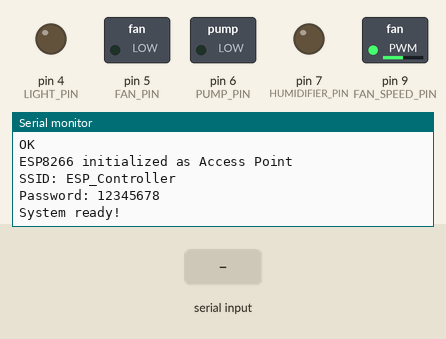
Simulated run of this sketch. Board: Arduino Uno, built with avr-gcc and run on an emulated ATmega328P. Parts: switched loads named in the sketch (green lamp = pin HIGH), output pins drawn as LEDs (lit = HIGH), the last lines printed to the serial monitor. The inputs (shaded band) are chosen by the test bench. The modem accepts every AT command (registered, SIM ready, sends succeed) and sends nothing else.

Above: at 9.3 s.
9.4 s: "GET /send?c=" received over the second serial link
At 12.3 s:
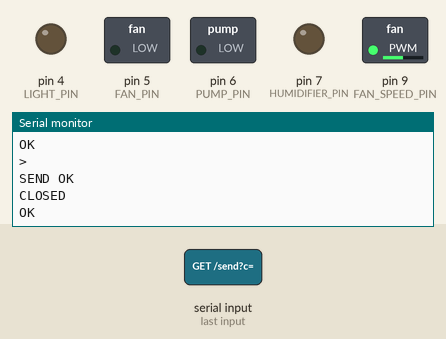
12.4 s: "c=" received over the second serial link
At 14.3 s:
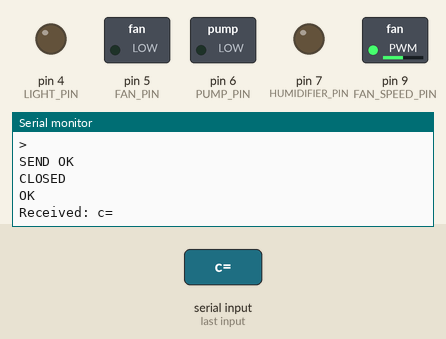
14.9 s: " " received over the second serial link
At 16.3 s:
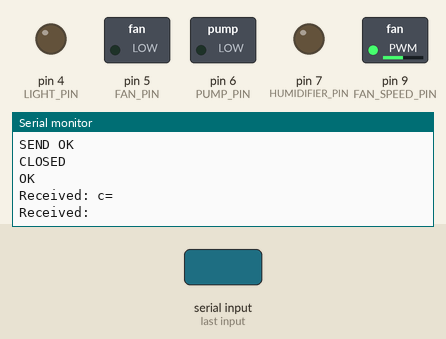

Measured:
- after the input at 9.4 s, the serial monitor: prints a new line after 1.1 s (image 1)
- after the input at 12.4 s, the serial monitor: prints a new line after 1.1 s (image 2)
- after the input at 14.9 s, the serial monitor: prints a new line after 1.1 s (image 3)

The sketch:

ESP_Server_Code.ino
```cpp
/*
 * Arduino Uno + ESP8266 WiFi Module Web Server for Home Automation Controller
 * Handles endpoints for Flutter app synchronization
 * Hardware: Arduino Uno + ESP8266 (AT Commands)
 * Author: Your Name
 * Date: July 17, 2025
 */

#include <SoftwareSerial.h>  // For ESP8266 communication
#include <String.h>
#include <Arduino.h>         // Arduino core library

// ESP8266 WiFi module communication
SoftwareSerial esp8266(2, 3);  // RX=D2, TX=D3 for ESP8266

// WiFi credentials for Access Point mode
const String ssid = "ESP_Controller";     // WiFi network name
const String password = "12345678";       // WiFi password (min 8 characters)

// Device state variables
bool lightAuto = false;      // Light AUTO mode state
bool fanAuto = false;        // Fan AUTO mode state
bool pumpAuto = false;       // Pump AUTO mode state
bool humidifierAuto = false; // Humidifier AUTO mode state
int fanSpeed = 50;           // Fan speed value (0-100)

// Device ON/OFF states
bool lightOn = false;        // Light ON/OFF state
bool fanOn = false;          // Fan ON/OFF state
bool pumpOn = false;         // Pump ON/OFF state
bool humidifierOn = false;   // Humidifier ON/OFF state

// Device control pins (Arduino Uno digital pins)
#define LIGHT_PIN 4          // Digital pin for light control
#define FAN_PIN 5            // Digital pin for fan control
#define PUMP_PIN 6           // Digital pin for pump control
#define HUMIDIFIER_PIN 7     // Digital pin for humidifier control
#define FAN_SPEED_PIN 9      // PWM pin for fan speed control (Pin 9 has PWM)

void setup() {
  Serial.begin(9600);        // Serial monitor communication
  esp8266.begin(9600);       // ESP8266 communication
  Serial.println("Starting Arduino + ESP8266 Controller...");

  // Initialize GPIO pins
  pinMode(LIGHT_PIN, OUTPUT);
  pinMode(FAN_PIN, OUTPUT);
  pinMode(PUMP_PIN, OUTPUT);
  pinMode(HUMIDIFIER_PIN, OUTPUT);
  pinMode(FAN_SPEED_PIN, OUTPUT);

  // Set initial states
  digitalWrite(LIGHT_PIN, LOW);
  digitalWrite(FAN_PIN, LOW);
  digitalWrite(PUMP_PIN, LOW);
  digitalWrite(HUMIDIFIER_PIN, LOW);
  analogWrite(FAN_SPEED_PIN, map(fanSpeed, 0, 100, 0, 255));

  // Initialize ESP8266
  initializeESP8266();

  Serial.println("System ready!");
}

void loop() {
  // Check for incoming ESP8266 data
  if (esp8266.available()) {
    String request = esp8266.readString();
    Serial.println("Received: " + request);

    // Process HTTP request
    String response = processHTTPRequest(request);

    // Send response back through ESP8266
    if (response != "") {
      sendHTTPResponse(response);
    }
  }

  // Handle automatic modes (call every few seconds)
  static unsigned long lastAutoCheck = 0;
  if (millis() - lastAutoCheck > 5000) {  // Check every 5 seconds
    handleAutoModes();
    lastAutoCheck = millis();
  }

  delay(100);              // Small delay for stability
}

// Function to initialize ESP8266 WiFi module
void initializeESP8266() {
  Serial.println("Initializing ESP8266...");

  // Reset ESP8266
  sendATCommand("AT+RST", 2000);

  // Set WiFi mode to Access Point
  sendATCommand("AT+CWMODE=2", 1000);

  // Configure Access Point
  String apConfig = "AT+CWSAP=\"" + ssid + "\",\"" + password + "\",5,3";
  sendATCommand(apConfig, 3000);

  // Enable multiple connections
  sendATCommand("AT+CIPMUX=1", 1000);

  // Start server on port 80
  sendATCommand("AT+CIPSERVER=1,80", 1000);

  Serial.println("ESP8266 initialized as Access Point");
  Serial.println("SSID: " + ssid);
  Serial.println("Password: " + password);
}

// Function to send AT commands to ESP8266
void sendATCommand(String command, int timeout) {
  esp8266.println(command);
  Serial.println("Sent: " + command);

  long int time = millis();
  while ((time + timeout) > millis()) {
    while (esp8266.available()) {
      String response = esp8266.readString();
      Serial.print("ESP8266: " + response);
    }
  }
}

// Function to process HTTP requests
String processHTTPRequest(String request) {
  String response = "";

  // Parse GET request
  if (request.indexOf("GET /send?c=") >= 0) {
    int cmdStart = request.indexOf("c=") + 2;
    int cmdEnd = request.indexOf(" ", cmdStart);
    if (cmdEnd == -1) cmdEnd = request.indexOf("&", cmdStart);
    if (cmdEnd == -1) cmdEnd = request.length();

    String command = request.substring(cmdStart, cmdEnd);
    response = handleDeviceCommand(command);
  }
  else if (request.indexOf("GET /status") >= 0) {
    response = getSystemStatus();
  }
  else if (request.indexOf("GET /fanspeed") >= 0) {
    response = String(fanSpeed);
  }
  else if (request.indexOf("GET /lightstate") >= 0) {
    response = digitalRead(LIGHT_PIN) ? "1" : "0";
  }
  else if (request.indexOf("GET /fanstate") >= 0) {
    response = digitalRead(FAN_PIN) ? "1" : "0";
  }
  else if (request.indexOf("GET /pumpstate") >= 0) {
    response = digitalRead(PUMP_PIN) ? "1" : "0";
  }
  else if (request.indexOf("GET /humidifierstate") >= 0) {
    response = digitalRead(HUMIDIFIER_PIN) ? "1" : "0";
  }
  else if (request.indexOf("GET /lightauto") >= 0) {
    response = lightAuto ? "1" : "0";
  }
  else if (request.indexOf("GET /fanauto") >= 0) {
    response = fanAuto ? "1" : "0";
  }
  else if (request.indexOf("GET /pumpauto") >= 0) {
    response = pumpAuto ? "1" : "0";
  }
  else if (request.indexOf("GET /humidifierauto") >= 0) {
    response = humidifierAuto ? "1" : "0";
  }
  else if (request.indexOf("GET /setlightauto?value=") >= 0) {
    String value = extractParameter(request, "value=");
    lightAuto = (value == "1");
    response = "Light AUTO: " + String(lightAuto ? "ON" : "OFF");
  }
  else if (request.indexOf("GET /setfanauto?value=") >= 0) {
    String value = extractParameter(request, "value=");
    fanAuto = (value == "1");
    response = "Fan AUTO: " + String(fanAuto ? "ON" : "OFF");
  }
  else if (request.indexOf("GET /setpumpauto?value=") >= 0) {
    String value = extractParameter(request, "value=");
    pumpAuto = (value == "1");
    response = "Pump AUTO: " + String(pumpAuto ? "ON" : "OFF");
  }
  else if (request.indexOf("GET /sethumidifierauto?value=") >= 0) {
    String value = extractParameter(request, "value=");
    humidifierAuto = (value == "1");
    response = "Humidifier AUTO: " + String(humidifierAuto ? "ON" : "OFF");
  }

  return response;
}

// Function to extract parameter from HTTP request
String extractParameter(String request, String paramName) {
  int paramStart = request.indexOf(paramName) + paramName.length();
  int paramEnd = request.indexOf(" ", paramStart);
  if (paramEnd == -1) paramEnd = request.indexOf("&", paramStart);
  if (paramEnd == -1) paramEnd = request.length();

  return request.substring(paramStart, paramEnd);
}

// Function to send HTTP response
void sendHTTPResponse(String content) {
  String httpResponse = "HTTP/1.1 200 OK\r\n";
  httpResponse += "Content-Type: text/plain\r\n";
  httpResponse += "Content-Length: " + String(content.length()) + "\r\n";
  httpResponse += "Connection: close\r\n\r\n";
  httpResponse += content;

  // Send response length first
  String cipSend = "AT+CIPSEND=0," + String(httpResponse.length());
  esp8266.println(cipSend);
  delay(100);

  // Send actual response
  esp8266.print(httpResponse);
  delay(100);

  // Close connection
  esp8266.println("AT+CIPCLOSE=0");
}

// Function to get system status
String getSystemStatus() {
  String status = "Light: " + String(digitalRead(LIGHT_PIN) ? "ON" : "OFF") +
                 " | Fan: " + String(digitalRead(FAN_PIN) ? "ON" : "OFF") +
                 " | Pump: " + String(digitalRead(PUMP_PIN) ? "ON" : "OFF") +
                 " | Humidifier: " + String(digitalRead(HUMIDIFIER_PIN) ? "ON" : "OFF") +
                 " | Fan Speed: " + String(fanSpeed) + "%";
  return status;
}


// Function to handle device commands from Flutter app
String handleDeviceCommand(String command) {

  // Light control (Command: A)
  if (command == "A") {
    lightOn = !lightOn;  // Toggle light state
    digitalWrite(LIGHT_PIN, lightOn ? HIGH : LOW);
    return "Light " + String(lightOn ? "ON" : "OFF");
  }

  // Fan control (Command: B)
  else if (command == "B") {
    fanOn = !fanOn;  // Toggle fan state
    digitalWrite(FAN_PIN, fanOn ? HIGH : LOW);
    return "Fan " + String(fanOn ? "ON" : "OFF");
  }

  // Pump control (Command: C)
  else if (command == "C") {
    pumpOn = !pumpOn;  // Toggle pump state
    digitalWrite(PUMP_PIN, pumpOn ? HIGH : LOW);
    return "Pump " + String(pumpOn ? "ON" : "OFF");
  }

  // Humidifier control (Command: D)
  else if (command == "D") {
    humidifierOn = !humidifierOn;  // Toggle humidifier state
    digitalWrite(HUMIDIFIER_PIN, humidifierOn ? HIGH : LOW);
    return "Humidifier " + String(humidifierOn ? "ON" : "OFF");
  }

  // Fan speed control (Command: FAN:xx where xx is speed 0-100)
  else if (command.startsWith("FAN:")) {
    int speed = command.substring(4).toInt();  // Extract speed value
    if (speed >= 0 && speed <= 100) {
      fanSpeed = speed;
      int pwmValue = map(speed, 0, 100, 0, 255);  // Convert to PWM range
      analogWrite(FAN_SPEED_PIN, pwmValue);       // Set fan speed
      return "Fan Speed: " + String(speed) + "%";
    } else {
      return "Invalid fan speed. Use 0-100.";
    }
  }

  // Unknown command
  else {
    return "Unknown command: " + command;
  }
}

// Function to handle automatic mode logic
void handleAutoModes() {
  // This function can be called periodically in loop() to handle AUTO modes
  // Only control devices when they are in AUTO mode AND manually turned ON

  if (lightAuto && lightOn) {
    // Example: Control light based on time or LDR sensor
    // Add your automatic light control logic here
    // e.g., turn off during day, on during night
  }

  if (fanAuto && fanOn) {
    // Example: Control fan speed based on temperature
    // Add your automatic fan control logic here
    // e.g., adjust fanSpeed based on temperature sensor reading
  }

  if (pumpAuto && pumpOn) {
    // Example: Control pump based on soil moisture
    // Add your automatic pump control logic here
    // e.g., turn on when soil is dry
  }

  if (humidifierAuto && humidifierOn) {
    // Example: Control humidifier based on humidity
    // Add your automatic humidifier control logic here
    // e.g., turn on when humidity is low
  }
}
```
